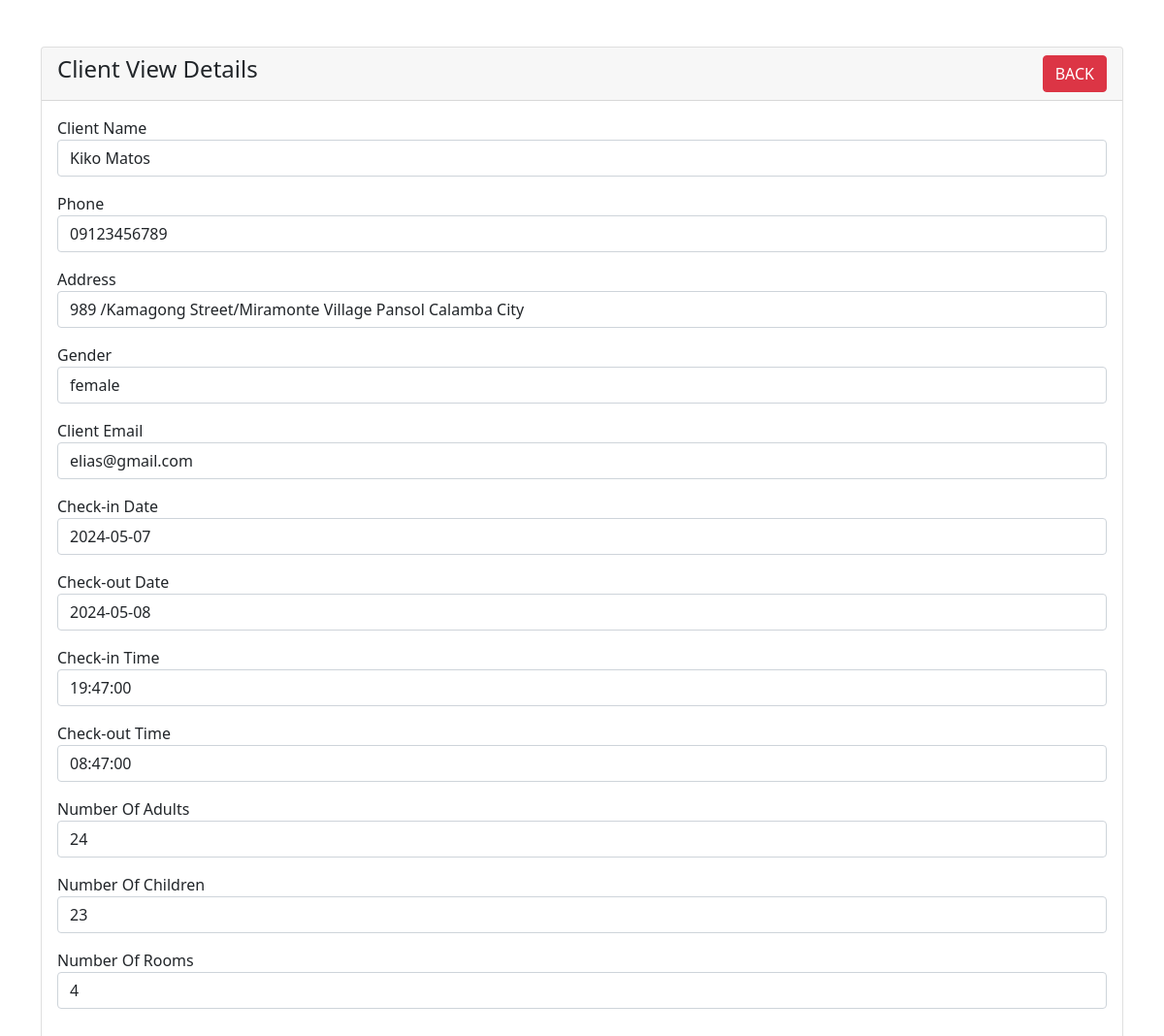
The app's page /Admin/Registration/register-view.php?register_id=2 with its own data.
### tables this page shows
CREATE TABLE `register` (
  `register_id` int(11) NOT NULL,
  `fname` varchar(255) NOT NULL,
  `phone` varchar(255) NOT NULL,
  `address` varchar(255) NOT NULL,
  `gender` varchar(255) NOT NULL,
  `email` varchar(255) NOT NULL,
  `checkindate` date NOT NULL,
  `checkoutdate` date NOT NULL,
  `citime` time NOT NULL,
  `cotime` time NOT NULL,
  `adult` int(255) NOT NULL,
  `child` int(255) NOT NULL,
  `rooms` varchar(50) NOT NULL,
  `photo` blob DEFAULT NULL,
  `verified` int(255) NOT NULL,
  `status` varchar(20) NOT NULL
);

### Admin/Registration/register-view.php (the view, shortened to what this page needs)
<?php
require '../DBcon/dbcon.php';
?>
<!doctype html>
<html lang="en">
<head>
    <link href="https://cdn.jsdelivr.net/npm/bootstrap@5.1.3/dist/css/bootstrap.min.css" rel="stylesheet">
</head>
<body>
<div class="container mt-5">
    <div class="row">
        <div class="col-md-12">
            <div class="card">
                <div class="card-header">
                    <h4>Client View Details
                        <a href="./registration.php" class="btn btn-danger float-end">BACK</a>
                    </h4>
                </div>
                <div class="card-body">
                    <?php
                    if (isset($_GET['register_id'])) {
                        $client_id = mysqli_real_escape_string($con, $_GET['register_id']);
                        $query = "SELECT * FROM register WHERE register_id='$client_id'";
                        $query_run = mysqli_query($con, $query);
                        if (mysqli_num_rows($query_run) > 0) {
                            $register = mysqli_fetch_array($query_run);
                            ?>
                            <div class="mb-3">
                                <label>Client Name</label>
                                <p class="form-control">
                                    <?= htmlspecialchars($register['fname']); ?>
                                </p>
                            </div>
                            <div class="mb-3">
                                <label>Phone</label>
                                <p class="form-control">
                                    <?= htmlspecialchars($register['phone']); ?>
                                </p>
                            </div>
                            <div class="mb-3">
                                <label>Address</label>
                                <p class="form-control">
                                    <?= htmlspecialchars($register['address']); ?>
                                </p>
                            </div>
                            <div class="mb-3">
                                <label>Gender</label>
                                <p class="form-control">
                                    <?= htmlspecialchars($register['gender']); ?>
                                </p>
                            </div>
                            <div class="mb-3">
                                <label>Client Email</label>
                                <p class="form-control">
                                    <?= htmlspecialchars($register['email']); ?>
                                </p>
                            </div>
                            <div class="mb-3">
                                <label>Check-in Date</label>
                                <p class="form-control">
                                    <?= htmlspecialchars($register['checkindate']); ?>
                                </p>
                            </div>
                            <div class="mb-3">
                                <label>Check-out Date</label>
                                <p class="form-control">
                                    <?= htmlspecialchars($register['checkoutdate']); ?>
                                </p>
                            </div>
                            <div class="mb-3">
                                <label>Check-in Time</label>
                                <p class="form-control">
                                    <?= htmlspecialchars($register['citime']); ?>
                                </p>
                            </div>
                            <div class="mb-3">
                                <label>Check-out Time</label>
                                <p class="form-control">
                                    <?= htmlspecialchars($register['cotime']); ?>
                                </p>
                            </div>
                            <div class="mb-3">
                                <label>Number Of Adults</label>
                                <p class="form-control">
                                    <?= htmlspecialchars($register['adult']); ?>
                                </p>
                            </div>
                            <div class="mb-3">
                                <label>Number Of Children</label>
                                <p class="form-control">
                                    <?= htmlspecialchars($register['child']); ?>
                                </p>
                            </div>
                            <div class="mb-3">
                                <label>Number Of Rooms</label>
                                <p class="form-control">
                                    <?= htmlspecialchars($register['rooms']); ?>
                                </p>
                            </div>
                            <?php
                        } else {
                            echo "<h4>No Such Id Found</h4>";
                        }
                    } else {
                        echo "<h4>No register_id parameter provided in URL</h4>";
                    }
                    ?>
                </div>
            </div>
        </div>
    </div>
</div>
</body>
</html>

### records on screen
register: fname "Kiko Matos", phone "09123456789", address "989 /Kamagong Street/Miramonte Village Pansol Calamba City", gender "female", email "elias@gmail.com", checkindate "2024-05-07", checkoutdate "2024-05-08", citime "19:47:00", cotime "08:47:00", adult "24", child "23", rooms "4"
